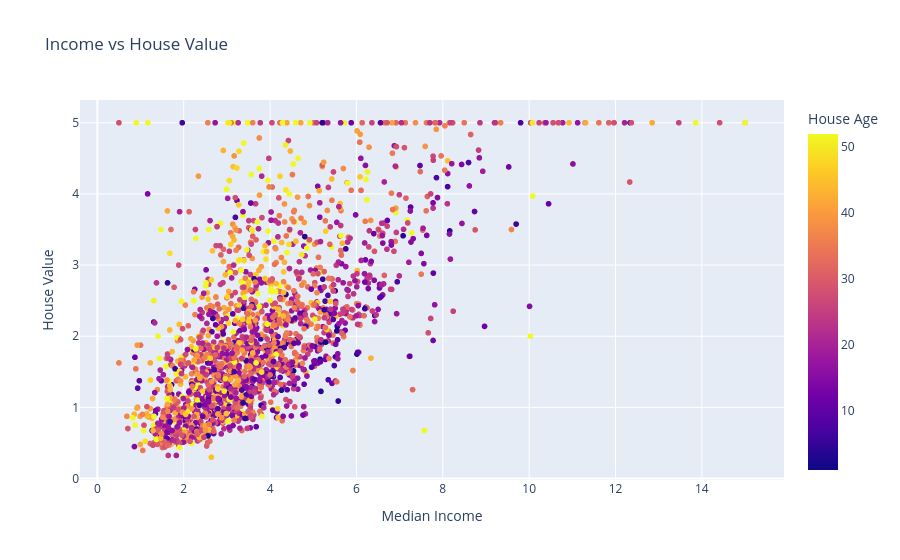

The cell this chart's notebook holds for it:
### Code cell
fig2 = px.scatter(
	sample,
	x="MedInc",
	y="MedHouseVal",
	color="HouseAge",
	title="Income vs House Value",
	labels={"MedInc": "Median Income", "MedHouseVal": "House Value", "HouseAge": "House Age"}
)
fig2.show()

### Figure 1 — Plotly figure (JSON) as saved in the notebook; plotly's stock layout.template omitted (floating-point values rounded to 4 significant figures; data arrays with more than 128 entries replaced by an {"elided": "..."} marker saying what was removed)
{"data": [{"hovertemplate": "Median Income=%{x}<br>House Value=%{y}<br>House Age=%{marker.color}<extra></extra>", "legendgroup": "", "marker": {"color": {"elided": "2000 float values"}, "coloraxis": "coloraxis", "symbol": "circle"}, "mode": "markers", "name": "", "showlegend": false, "type": "scattergl", "x": {"elided": "2000 float values"}, "xaxis": "x", "y": {"elided": "2000 float values"}, "yaxis": "y"}], "layout": {"coloraxis": {"colorbar": {"title": {"text": "House Age"}}, "colorscale": [[0, "#0d0887"], [0.1111, "#46039f"], [0.2222, "#7201a8"], [0.3333, "#9c179e"], [0.4444, "#bd3786"], [0.5556, "#d8576b"], [0.6667, "#ed7953"], [0.7778, "#fb9f3a"], [0.8889, "#fdca26"], [1, "#f0f921"]]}, "legend": {"tracegroupgap": 0}, "title": {"text": "Income vs House Value"}, "xaxis": {"anchor": "y", "domain": [0, 1], "title": {"text": "Median Income"}}, "yaxis": {"anchor": "x", "domain": [0, 1], "title": {"text": "House Value"}}}}
